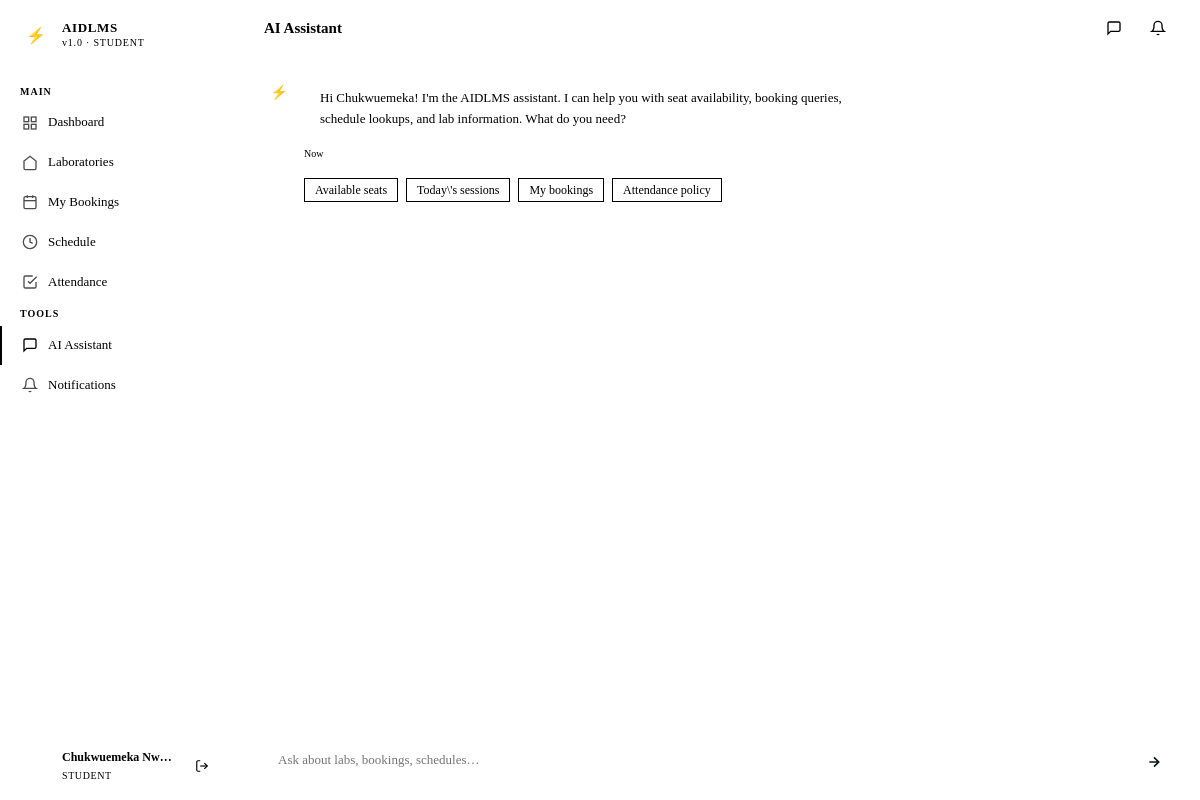
Screenshot of /chatbot/ (signed in) with the database file from the repository.
### app/models/models.py (models this page shows, shortened)
class User(UserMixin, db.Model):
    __tablename__ = 'users'
    id = db.Column(db.String(36), primary_key=True, default=gen_uuid)
    name = db.Column(db.String(100), nullable=False)
    email = db.Column(db.String(150), unique=True, nullable=False)
    password_hash = db.Column(db.String(255), nullable=False)
    role = db.Column(db.Enum('student', 'lecturer', 'technician', 'admin', name='user_role'), nullable=False)
    active = db.Column(db.Boolean, default=True)
    created_at = db.Column(db.DateTime, default=datetime.utcnow)
    bookings = db.relationship('Booking', foreign_keys='Booking.user_id', backref='user', lazy='dynamic')
    attendance_records = db.relationship('Attendance', foreign_keys='Attendance.user_id', backref='user', lazy='dynamic')
    notifications = db.relationship('Notification', backref='user', lazy='dynamic')
    chat_logs = db.relationship('ChatLog', backref='user', lazy='dynamic')
    sessions_opened = db.relationship('Session', foreign_keys='Session.lecturer_id', backref='lecturer', lazy='dynamic')
    schedules = db.relationship('Schedule', foreign_keys='Schedule.lecturer_id', backref='lecturer', lazy='dynamic')

### app/chatbot/routes.py (the view)
@chatbot_bp.route('/')
@login_required
def index():
    context_id = str(uuid.uuid4())
    return render_template('chatbot/index.html', context_id=context_id)

### app/templates/chatbot/index.html (shortened to what this page needs)
{% extends "base.html" %}
{% block page_title %}AI Assistant{% endblock %}
{% block content %}
<div class="chatbot-shell" style="margin:-28px; height:calc(100vh - 56px);">
  <div class="chat-messages" id="chatMessages">
    <div class="chat-bubble">
      <div class="bubble-avatar ai">⚡</div>
      <div>
        <div class="bubble-content">
          Hi {{ current_user.name.split()[0] }}! I'm the AIDLMS assistant. I can help you with seat availability, booking queries, schedule lookups, and lab information. What do you need?
        </div>
        <div class="bubble-time">Now</div>
      </div>
    </div>
    <div style="display:flex; gap:8px; flex-wrap:wrap; padding-left:40px;">
      <button class="btn btn-secondary btn-sm" onclick="sendQuick('Which labs have available seats right now?')">Available seats</button>
      <button class="btn btn-secondary btn-sm" onclick="sendQuick('What sessions are open today?')">Today\'s sessions</button>
      <button class="btn btn-secondary btn-sm" onclick="sendQuick('Show my recent bookings')">My bookings</button>
      <button class="btn btn-secondary btn-sm" onclick="sendQuick('What is the attendance policy?')">Attendance policy</button>
    </div>
  </div>
  <div class="chat-input-area">
    <textarea
      class="chat-input"
      id="chatInput"
      placeholder="Ask about labs, bookings, schedules…"
      rows="1"
      onkeydown="handleKey(event)"
      oninput="autoResize(this)"
    ></textarea>
    <button class="chat-send-btn" id="sendBtn" onclick="sendMessage()" title="Send">
      <svg width="16" height="16" viewBox="0 0 24 24" fill="none" stroke="currentColor" stroke-width="2.5">
        <path d="M5 12h14M12 5l7 7-7 7"/>
      </svg>
    </button>
  </div>
</div>
{% endblock %}

### app/templates/base.html (shortened to what this page needs)
<!DOCTYPE html>
<html lang="en">
<head>
  <link rel="stylesheet" href="{{ url_for('static', filename='css/style.css') }}">
</head>
<body>
<div class="app-shell">
  <aside class="sidebar" id="sidebar">
    <div class="sidebar-brand">
      <a href="{{ url_for('admin.dashboard') if current_user.role == 'admin' else url_for(current_user.role + '.dashboard') }}" class="brand-logo">
        <div class="brand-icon">⚡</div>
        <div class="brand-text">
          <span class="brand-name">AIDLMS</span>
          <span class="brand-sub">v1.0 · {{ current_user.role | upper }}</span>
        </div>
      </a>
    </div>
    <nav class="sidebar-nav">
      {% if current_user.role == 'student' %}
        <span class="nav-section-label">Main</span>
        <a href="{{ url_for('student.dashboard') }}" class="nav-item {% if request.endpoint == 'student.dashboard' %}active{% endif %}">
          <svg class="nav-icon" viewBox="0 0 24 24" fill="none" stroke="currentColor" stroke-width="2"><rect x="3" y="3" width="7" height="7"/><rect x="14" y="3" width="7" height="7"/><rect x="14" y="14" width="7" height="7"/><rect x="3" y="14" width="7" height="7"/></svg>
          Dashboard
        </a>
        <a href="{{ url_for('student.labs') }}" class="nav-item {% if 'labs' in request.endpoint %}active{% endif %}">
          <svg class="nav-icon" viewBox="0 0 24 24" fill="none" stroke="currentColor" stroke-width="2"><path d="M3 9l9-7 9 7v11a2 2 0 01-2 2H5a2 2 0 01-2-2z"/></svg>
          Laboratories
        </a>
        <a href="{{ url_for('student.bookings') }}" class="nav-item {% if request.endpoint == 'student.bookings' %}active{% endif %}">
          <svg class="nav-icon" viewBox="0 0 24 24" fill="none" stroke="currentColor" stroke-width="2"><rect x="3" y="4" width="18" height="18" rx="2"/><line x1="16" y1="2" x2="16" y2="6"/><line x1="8" y1="2" x2="8" y2="6"/><line x1="3" y1="10" x2="21" y2="10"/></svg>
          My Bookings
        </a>
        <a href="{{ url_for('student.schedule') }}" class="nav-item {% if request.endpoint == 'student.schedule' %}active{% endif %}">
          <svg class="nav-icon" viewBox="0 0 24 24" fill="none" stroke="currentColor" stroke-width="2"><circle cx="12" cy="12" r="10"/><path d="M12 6v6l4 2"/></svg>
          Schedule
        </a>
        <a href="{{ url_for('student.attendance') }}" class="nav-item {% if request.endpoint == 'student.attendance' %}active{% endif %}">
          <svg class="nav-icon" viewBox="0 0 24 24" fill="none" stroke="currentColor" stroke-width="2"><path d="M9 11l3 3L22 4"/><path d="M21 12v7a2 2 0 01-2 2H5a2 2 0 01-2-2V5a2 2 0 012-2h11"/></svg>
          Attendance
        </a>
        <span class="nav-section-label">Tools</span>
        <a href="{{ url_for('chatbot.index') }}" class="nav-item {% if 'chatbot' in request.endpoint %}active{% endif %}">
          <svg class="nav-icon" viewBox="0 0 24 24" fill="none" stroke="currentColor" stroke-width="2"><path d="M21 15a2 2 0 01-2 2H7l-4 4V5a2 2 0 012-2h14a2 2 0 012 2z"/></svg>
          AI Assistant
        </a>
        <a href="{{ url_for('student.notifications') }}" class="nav-item {% if request.endpoint == 'student.notifications' %}active{% endif %}">
          <svg class="nav-icon" viewBox="0 0 24 24" fill="none" stroke="currentColor" stroke-width="2"><path d="M18 8A6 6 0 006 8c0 7-3 9-3 9h18s-3-2-3-9"/><path d="M13.73 21a2 2 0 01-3.46 0"/></svg>
          Notifications
          {% if unread_count > 0 %}<span class="nav-badge">{{ unread_count }}</span>{% endif %}
        </a>
      {% endif %}
    </nav>
    <div class="sidebar-footer">
      <div class="user-info">
        <div class="user-avatar">{{ current_user.name[0] | upper }}</div>
        <div class="user-details">
          <div class="user-name">{{ current_user.name }}</div>
          <div class="user-role">{{ current_user.role }}</div>
        </div>
        <a href="{{ url_for('auth.logout') }}" class="icon-btn" title="Sign out" style="border:none;">
          <svg width="14" height="14" viewBox="0 0 24 24" fill="none" stroke="currentColor" stroke-width="2"><path d="M9 21H5a2 2 0 01-2-2V5a2 2 0 012-2h4"/><polyline points="16 17 21 12 16 7"/><line x1="21" y1="12" x2="9" y2="12"/></svg>
        </a>
      </div>
    </div>
  </aside>
  <div class="main-content">
    <header class="topbar">
      <span class="topbar-title">{% block page_title %}{% endblock %}</span>
      <div class="topbar-actions">
        <a href="{{ url_for('chatbot.index') }}" class="icon-btn" title="AI Assistant">
          <svg width="16" height="16" viewBox="0 0 24 24" fill="none" stroke="currentColor" stroke-width="2"><path d="M21 15a2 2 0 01-2 2H7l-4 4V5a2 2 0 012-2h14a2 2 0 012 2z"/></svg>
        </a>
        {% if current_user.role == 'student' %}
        <a href="{{ url_for('student.notifications') }}" class="icon-btn" title="Notifications">
          <svg width="16" height="16" viewBox="0 0 24 24" fill="none" stroke="currentColor" stroke-width="2"><path d="M18 8A6 6 0 006 8c0 7-3 9-3 9h18s-3-2-3-9"/><path d="M13.73 21a2 2 0 01-3.46 0"/></svg>
          {% if unread_count > 0 %}<span class="notification-dot"></span>{% endif %}
        </a>
        {% endif %}
      </div>
    </header>
    <main class="page-content">
      {% block content %}{% endblock %}
    </main>
  </div>
</div>
</body>
</html>

### rows the page displays
User: role "STUDENT", name "Chukwuemeka Nw…", name "Chukwuemeka"
